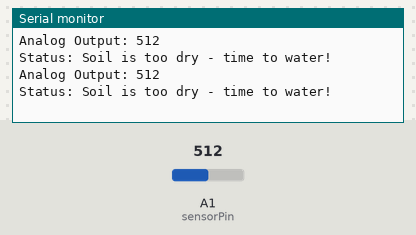
Bench run of a sketch on a simulated Arduino Uno, built with avr-gcc and run on an emulated ATmega328P. On the bench: the last lines printed to the serial monitor. Inputs (shaded band) come from the test bench; at power-on: A1 (sensorPin) = 512.

Above: at 1.8 s.
1.9 s: A1 (sensorPin) set to 318
At 2.9 s:
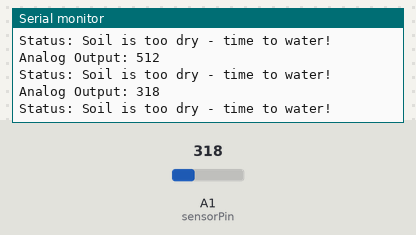
3.4 s: A1 (sensorPin) set to 284
At 4.5 s:
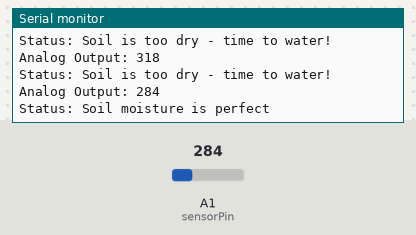
6.5 s: A1 (sensorPin) set to 245
At 7.9 s:
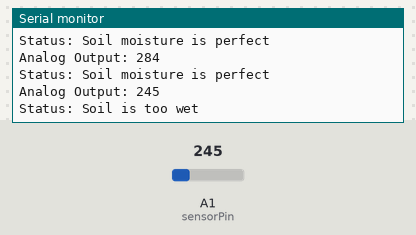
Timing chart, 0 to 9.5 s (numbered marks = the images above; inputs shaded):
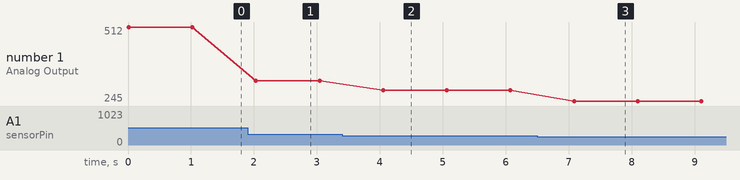

Measured:
- the behaviour switches between 300 and 299 on A1 (sensorPin) (found by bisection; images 1 and 2)
- the behaviour switches between 260 and 259 on A1 (sensorPin) (found by bisection; images 2 and 3)
- after the input at 1.9 s, the serial monitor: prints a new line after 0.13 s (image 1)
- after the input at 3.4 s, the serial monitor: prints a new line after 0.65 s (image 2)
- after the input at 6.5 s, the serial monitor: prints a new line after 0.59 s (image 3)
- plotted number 1: 512 → 318 after the input at 1.9 s, 318 → 284 after the input at 3.4 s, 284 → 245 after the input at 6.5 s

The sketch:

measurement.ino
```cpp
/* Измените эти значения, основываясь на своих значениях калибровки */
#define soilWet 260   // Определяет максимальное значение, при котором, мы решили, что почва 'влажная'
#define soilDry 300  // Определяет минимальное значение, при котором, мы решили, что почва 'сухая'

// Выводы, подключенные к датчику
#define sensorPower 7
#define sensorPin A1

void setup()
{
  pinMode(sensorPower, OUTPUT);

  // Изначально оставляем датчику выключенным
  digitalWrite(sensorPower, LOW);

  Serial.begin(9600);
}

void loop()
{
  // получить показание из функции ниже и напечатать его
  int moisture = readSensor();
  Serial.print("Analog Output: ");
  Serial.println(moisture);

  // определить состояние нашей почвы
  if (moisture < soilWet)
  { // слишком влажная
    Serial.println("Status: Soil is too wet");
  }
  else if (moisture >= soilWet && moisture < soilDry)
  { // идеальное состояние
    Serial.println("Status: Soil moisture is perfect");
  }
  else
  { // слишком сухая - пора поливать
    Serial.println("Status: Soil is too dry - time to water!");
  }

  delay(1000); // Для проверки берем показания раз в секунду
               // Обычно вам необходимо проверять показания, возможно, раз или два в день
  Serial.println();
}

// Данная функция возвращает аналоговый результат измерений датчика влажности почвы
int readSensor()
{
  digitalWrite(sensorPower, HIGH);  // Включить датчик
  delay(10);                        // Дать время питанию установиться
  int val = analogRead(sensorPin);  // Прочитать аналоговое значение от датчика
  digitalWrite(sensorPower, LOW);   // Выключить датчик
  return val;                       // Вернуть аналоговое значение влажности
}
```
